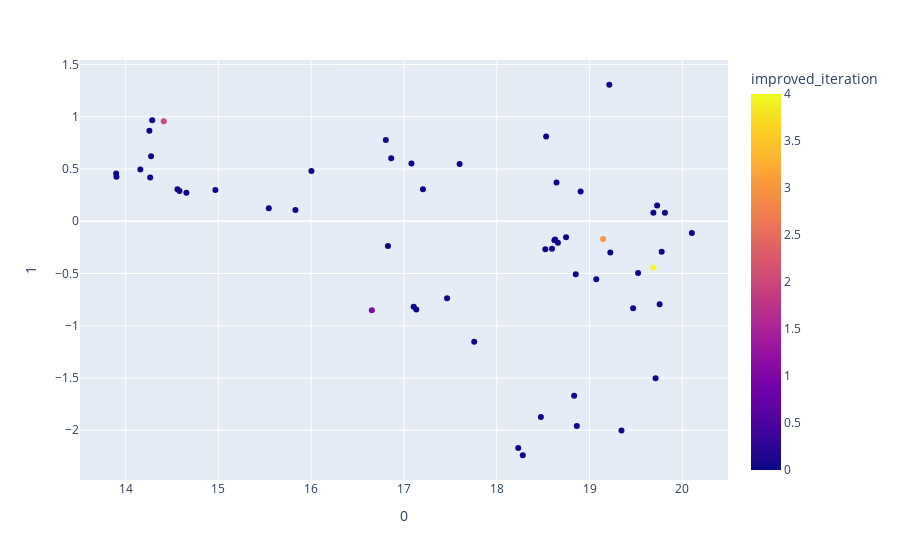

Notebook source saved alongside this figure:
### Code cell
from sklearn.manifold import TSNE

features = steps_df.loc[:, :'кнопка размера']

tsne = TSNE(n_components=2, random_state=0)
projections = tsne.fit_transform(features)

fig = px.scatter(
    projections, x=0, y=1,
    color=steps_df.improved_iteration, labels={'color': 'improved_iteration'}
)
fig.show()

### Figure 1 — Plotly figure (JSON) as saved in the notebook; plotly's stock layout.template omitted (floating-point values rounded to 4 significant figures)
{"data": [{"hovertemplate": "0=%{x}<br>1=%{y}<br>improved_iteration=%{marker.color}<extra></extra>", "legendgroup": "", "marker": {"color": [1, 0, 2, 0, 0, 0, 3, 0, 0, 0, 0, 0, 0, 0, 0, 0, 0, 0, 0, 0, 0, 0, 0, 0, 0, 0, 0, 0, 0, 0, 0, 0, 0, 0, 0, 0, 0, 0, 4, 0, 0, 0, 0, 0, 0, 0, 0, 0, 0, 0, 0, 0, 0, 0, 0, 0], "coloraxis": "coloraxis", "symbol": "circle"}, "mode": "markers", "name": "", "orientation": "v", "showlegend": false, "type": "scatter", "x": [16.65, 17.13, 14.41, 16.0, 18.53, 14.27, 19.15, 15.83, 14.56, 14.97, 19.22, 19.52, 17.46, 18.75, 18.63, 18.52, 18.62, 19.07, 14.66, 18.6, 14.58, 18.85, 18.66, 17.1, 14.29, 13.9, 16.8, 18.28, 14.16, 19.71, 18.83, 16.83, 15.54, 14.27, 19.34, 19.21, 13.9, 17.2, 19.69, 18.64, 17.6, 18.9, 16.86, 18.86, 14.26, 17.76, 17.08, 19.69, 20.1, 19.76, 19.78, 19.47, 18.48, 18.23, 19.73, 19.81], "xaxis": "x", "y": [-0.8527, -0.8439, 0.9569, 0.4807, 0.8106, 0.6233, -0.1701, 0.1087, 0.3059, 0.2982, -0.2999, -0.4952, -0.7357, -0.1525, -0.1746, -0.2683, -0.1809, -0.5558, 0.2726, -0.2633, 0.2896, -0.5064, -0.2046, -0.8187, 0.9677, 0.458, 0.7784, -2.239, 0.4958, -1.503, -1.67, -0.2379, 0.1252, 0.4192, -2.003, 1.306, 0.427, 0.3075, -0.4419, 0.3706, 0.5489, 0.2846, 0.602, -1.958, 0.8655, -1.154, 0.5517, 0.08213, -0.1118, -0.7951, -0.2909, -0.8328, -1.872, -2.171, 0.1513, 0.08068], "yaxis": "y"}], "layout": {"coloraxis": {"colorbar": {"title": {"text": "improved_iteration"}}, "colorscale": [[0.0, "#0d0887"], [0.1111, "#46039f"], [0.2222, "#7201a8"], [0.3333, "#9c179e"], [0.4444, "#bd3786"], [0.5556, "#d8576b"], [0.6667, "#ed7953"], [0.7778, "#fb9f3a"], [0.8889, "#fdca26"], [1.0, "#f0f921"]]}, "legend": {"tracegroupgap": 0}, "margin": {"t": 60}, "xaxis": {"anchor": "y", "domain": [0.0, 1.0], "title": {"text": "0"}}, "yaxis": {"anchor": "x", "domain": [0.0, 1.0], "title": {"text": "1"}}}}
